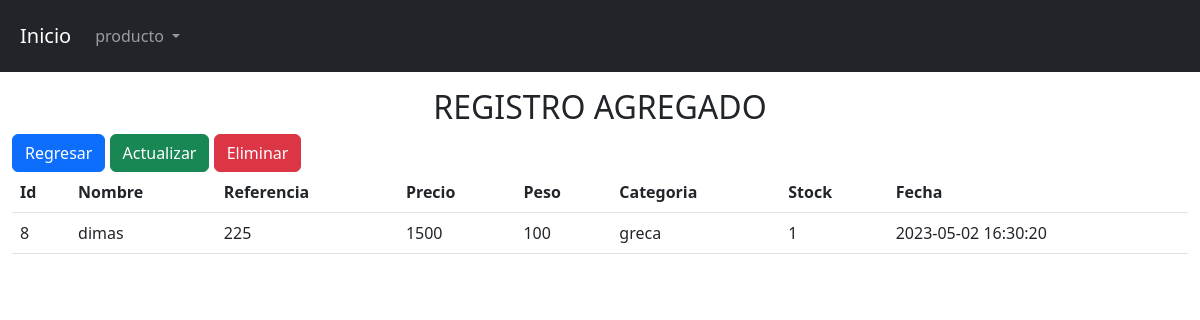
/view/username/show.php?id=8, run on the app's committed database.
### tables this page shows
CREATE TABLE `producto` (
  `id` int(11) NOT NULL,
  `nombre` varchar(100) NOT NULL,
  `referencia` varchar(100) NOT NULL,
  `precio` int(11) NOT NULL,
  `peso` int(11) NOT NULL,
  `categoria` varchar(100) DEFAULT NULL,
  `stock` int(11) NOT NULL,
  `fecha_creacion` timestamp NOT NULL DEFAULT current_timestamp() ON UPDATE current_timestamp()
);

### Config/db.php (called while the page is built)
<?php
    class db{
        private $host= "localhost";
        private $dbname= "prueba";
        private $user= "root";
        private $password= "";
        public function conexion(){
            try{
                $PDO = new PDO("mysql:host=".$this->host.";dbname=".$this->dbname,$this->user,$this->password);
                return $PDO;
            }catch(PDOException $e){
                return $e->getMessage();
            }
        }
    }
?>

### controller/usernameController.php (called while the page is built, shortened)
<?php
    class usernameController{
        private $model;
        public function __construct()
        {
            require_once("c://xampp/htdocs/Cafeteria/model/usernameModel.php");
            $this->model = new usernameModel();
        }
        public function show($id) {
            return($this->model->show($id)!= false) ? $this->model->show($id): header("location:index.php");
        }
}
?>

### model/usernameModel.php (called while the page is built, shortened)
<?php
    class usernameModel{
        private $PDO;
        public function __construct()
        {
            require_once("c:/xampp/htdocs/Cafeteria/Config/db.php");
            $con =new db();
            $this-> PDO = $con->conexion();
        }
                public function show($id){
                    $statement = $this ->PDO->prepare("SELECT * FROM producto where id = :id limit 1");
                        $statement->bindParam(":id",$id);
                        return($statement->execute())? $statement->fetch() :false;
                }
    }

### view/username/show.php (the view, shortened to what this page needs)
<?php
    require_once("c://xampp/htdocs/Cafeteria/view/head/head.php");
    require_once("c://xampp/htdocs/Cafeteria/controller/usernameController.php");
    $obj= new usernameController();
    $date = ($obj->show($_GET['id']));
?>
<h2 class="text-center">REGISTRO AGREGADO</h2>
<div class="bp-3">
    <a href="index.php" class="btn btn-primary">Regresar</a>
    <a href="edit.php?id=<?= $date[0]?>" class="btn btn-success">Actualizar</a>
    <a class="btn btn-danger" data-bs-toggle="modal" data-bs-target="#exampleModal">Eliminar</a>
</div>
<table class="table container-fluid">
    <thead>
        <tr>
            <th scope="col">Id</th>
            <th scope="col">Nombre</th>
            <th scope="col">Referencia</th>
            <th scope="col">Precio</th>
            <th scope="col">Peso</th>
            <th scope="col">Categoria</th>
            <th scope="col">Stock</th>
            <th scope="col">Fecha</th>
        </tr>
    </thead>
        <tbody>
            <tr>
                <td scope="col"><?=  $date['id']?></td>
                <td scope="col"><?=  $date['nombre']?></td>
                <td scope="col"><?=  $date['referencia']?></td>
                <td scope="col"><?=  $date['precio']?></td>
                <td scope="col"><?=  $date['peso']?></td>
                <td scope="col"><?=  $date['categoria']?></td>
                <td scope="col"><?=  $date['stock']?></td>
                <td scope="col"><?=  $date['fecha_creacion']?></td>
            </tr>
        </tbody>
</table>
<?php
    require_once ("c://xampp/htdocs/Cafeteria/view/head/footer.php");
?>

### data on the page
producto: id "8", nombre "dimas", referencia "225", precio "1500", peso "100", categoria "greca", stock "1", fecha_creacion "2023-05-02 16:30:20"
